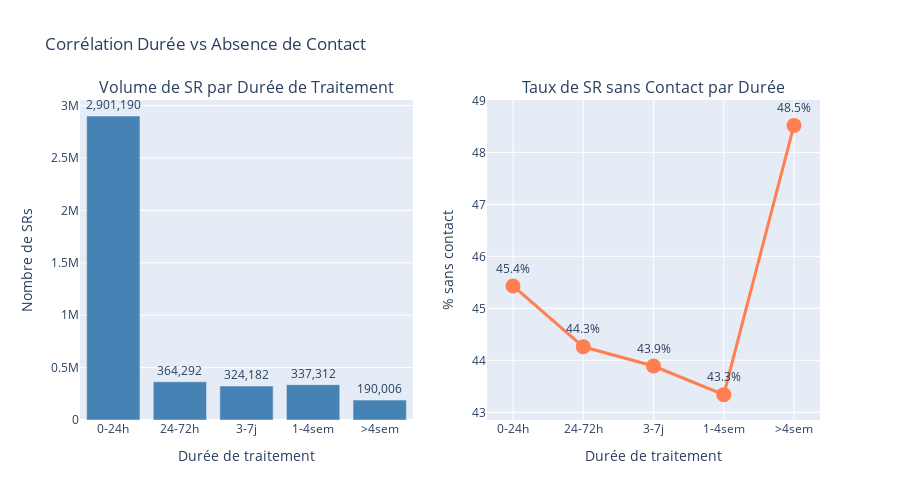

The cell this chart's notebook holds for it:
### Code cell
# 6. Analyse détaillée : Corrélation entre absence de contact et temps de traitement
correlation_analysis = pd.read_sql_query("""
SELECT 
    CASE 
        WHEN CAST((julianday(sr.CLOSINGDATE) - julianday(sr.CREATIONDATE)) * 24 AS REAL) <= 24 THEN '0-24h'
        WHEN CAST((julianday(sr.CLOSINGDATE) - julianday(sr.CREATIONDATE)) * 24 AS REAL) <= 72 THEN '24-72h'
        WHEN CAST((julianday(sr.CLOSINGDATE) - julianday(sr.CREATIONDATE)) * 24 AS REAL) <= 168 THEN '3-7j'
        WHEN CAST((julianday(sr.CLOSINGDATE) - julianday(sr.CREATIONDATE)) * 24 AS REAL) <= 720 THEN '1-4sem'
        ELSE '>4sem'
    END as duration_bucket,
    COUNT(sr.ID) as total_srs,
    COUNT(CASE WHEN (SELECT COUNT(*) FROM srcontact WHERE srcontact.SR_ID = sr.ID) = 0 THEN 1 END) as srs_zero_contact,
    ROUND(COUNT(CASE WHEN (SELECT COUNT(*) FROM srcontact WHERE srcontact.SR_ID = sr.ID) = 0 THEN 1 END) * 100.0 / COUNT(sr.ID), 2) as pct_zero_contact,
    ROUND(AVG((SELECT COUNT(*) FROM srcontact WHERE srcontact.SR_ID = sr.ID)), 2) as avg_contacts_all,
    ROUND(AVG(CASE WHEN (SELECT COUNT(*) FROM srcontact WHERE srcontact.SR_ID = sr.ID) > 0 
                   THEN (SELECT COUNT(*) FROM srcontact WHERE srcontact.SR_ID = sr.ID) END), 2) as avg_contacts_non_zero
FROM sr
WHERE strftime('%Y-%m', sr.CREATIONDATE) BETWEEN '2024-01' AND '2025-09'
  AND sr.CLOSINGDATE IS NOT NULL
GROUP BY duration_bucket
ORDER BY 
    CASE duration_bucket
        WHEN '0-24h' THEN 1
        WHEN '24-72h' THEN 2
        WHEN '3-7j' THEN 3
        WHEN '1-4sem' THEN 4
        ELSE 5
    END
""", conn)

print("="*70)
print("📊 CORRÉLATION : DURÉE DE TRAITEMENT vs ABSENCE DE CONTACT")
print("="*70)
print("\nAnalyse : Y a-t-il un lien entre la rapidité de traitement et l'absence de contact ?\n")

display(correlation_analysis)

# Visualisation
fig = make_subplots(
    rows=1, cols=2,
    subplot_titles=('Volume de SR par Durée de Traitement', 'Taux de SR sans Contact par Durée'),
    specs=[[{"type": "bar"}, {"type": "scatter"}]]
)

fig.add_trace(
    go.Bar(
        x=correlation_analysis['duration_bucket'],
        y=correlation_analysis['total_srs'],
        text=correlation_analysis['total_srs'].apply(lambda x: f"{x:,}"),
        textposition='outside',
        marker_color='steelblue',
        name='Total SRs',
        hovertemplate='<b>%{x}</b><br>Total: %{y:,}<extra></extra>'
    ),
    row=1, col=1
)

fig.add_trace(
    go.Scatter(
        x=correlation_analysis['duration_bucket'],
        y=correlation_analysis['pct_zero_contact'],
        mode='lines+markers+text',
        text=correlation_analysis['pct_zero_contact'].apply(lambda x: f"{x:.1f}%"),
        textposition='top center',
        marker=dict(size=15, color='coral'),
        line=dict(width=3, color='coral'),
        name='% sans contact',
        hovertemplate='<b>%{x}</b><br>Sans contact: %{y:.1f}%<extra></extra>'
    ),
    row=1, col=2
)

fig.update_xaxes(title_text="Durée de traitement", row=1, col=1)
fig.update_yaxes(title_text="Nombre de SRs", row=1, col=1)
fig.update_xaxes(title_text="Durée de traitement", row=1, col=2)
fig.update_yaxes(title_text="% sans contact", row=1, col=2)

fig.update_layout(height=500, showlegend=False, title_text="Corrélation Durée vs Absence de Contact")
fig.show()

print("\n💡 Insight :")
fast_resolved = correlation_analysis[correlation_analysis['duration_bucket'] == '0-24h']['pct_zero_contact'].iloc[0]
slow_resolved = correlation_analysis[correlation_analysis['duration_bucket'] == '>4sem']['pct_zero_contact'].iloc[0]
print(f"   • SR résolus en <24h : {fast_resolved:.1f}% sans contact")
print(f"   • SR résolus en >4 semaines : {slow_resolved:.1f}% sans contact")
if fast_resolved > slow_resolved:
    print(f"   → Les SR rapides ont PLUS de chances d'être sans contact (+{fast_resolved - slow_resolved:.1f} points)")
    print(f"   → Cela suggère des processus automatisés pour les cas simples")
else:
    print(f"   → Les SR lents ont PLUS de chances d'être sans contact")

### Figure 1 — Plotly figure (JSON) as saved in the notebook; plotly's stock layout.template omitted (floating-point values rounded to 4 significant figures)
{"data": [{"hovertemplate": "<b>%{x}</b><br>Total: %{y:,}<extra></extra>", "marker": {"color": "steelblue"}, "name": "Total SRs", "text": ["2,901,190", "364,292", "324,182", "337,312", "190,006"], "textposition": "outside", "type": "bar", "x": ["0-24h", "24-72h", "3-7j", "1-4sem", ">4sem"], "xaxis": "x", "y": [2901190, 364292, 324182, 337312, 190006], "yaxis": "y"}, {"hovertemplate": "<b>%{x}</b><br>Sans contact: %{y:.1f}%<extra></extra>", "line": {"color": "coral", "width": 3}, "marker": {"color": "coral", "size": 15}, "mode": "lines+markers+text", "name": "% sans contact", "text": ["45.4%", "44.3%", "43.9%", "43.3%", "48.5%"], "textposition": "top center", "type": "scatter", "x": ["0-24h", "24-72h", "3-7j", "1-4sem", ">4sem"], "xaxis": "x2", "y": [45.43, 44.26, 43.89, 43.34, 48.52], "yaxis": "y2"}], "layout": {"annotations": [{"font": {"size": 16}, "showarrow": false, "text": "Volume de SR par Durée de Traitement", "x": 0.225, "xanchor": "center", "xref": "paper", "y": 1, "yanchor": "bottom", "yref": "paper"}, {"font": {"size": 16}, "showarrow": false, "text": "Taux de SR sans Contact par Durée", "x": 0.775, "xanchor": "center", "xref": "paper", "y": 1, "yanchor": "bottom", "yref": "paper"}], "height": 500, "showlegend": false, "title": {"text": "Corrélation Durée vs Absence de Contact"}, "xaxis": {"anchor": "y", "domain": [0, 0.45], "title": {"text": "Durée de traitement"}}, "xaxis2": {"anchor": "y2", "domain": [0.55, 1], "title": {"text": "Durée de traitement"}}, "yaxis": {"anchor": "x", "domain": [0, 1], "title": {"text": "Nombre de SRs"}}, "yaxis2": {"anchor": "x2", "domain": [0, 1], "title": {"text": "% sans contact"}}}}
